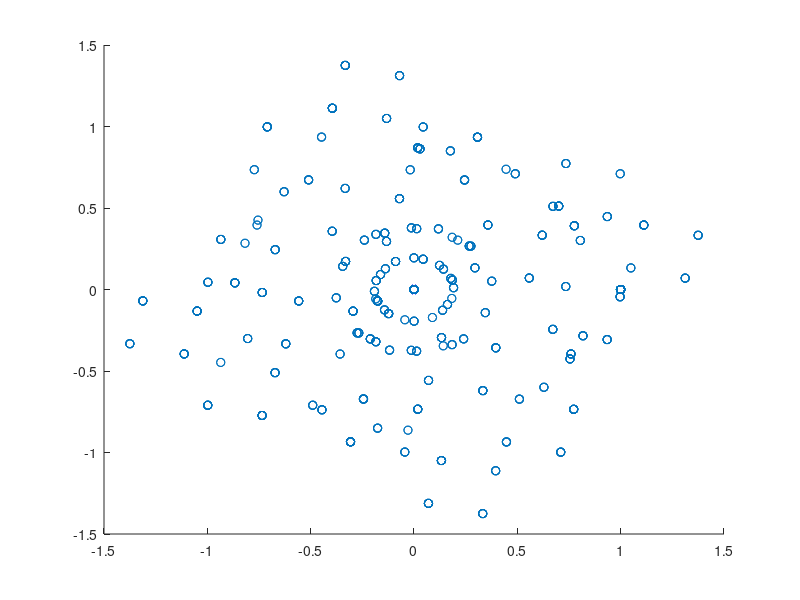
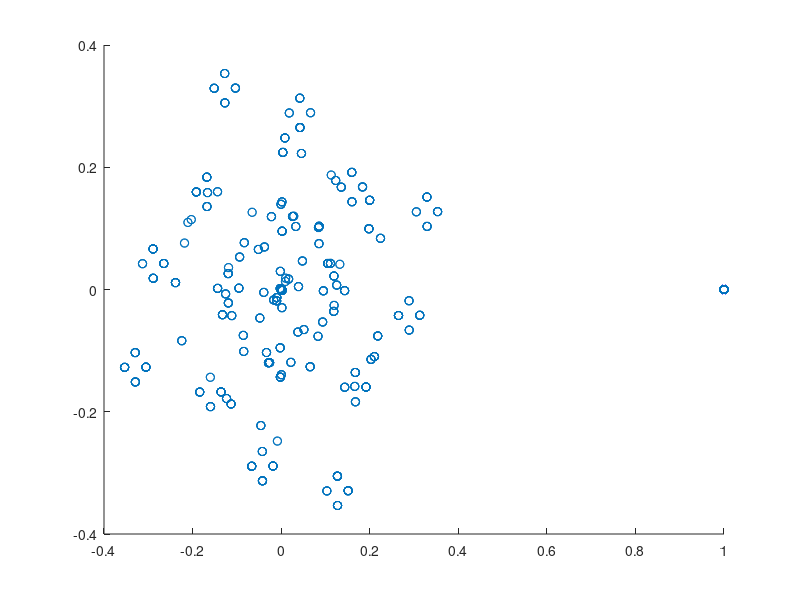

MATLAB code to generate these figures, in order:
% generate_super_frame
clear all
clc
close all
load v_stack
num_data_stream = 1;
num_ant_ap = 1;
num_valid_sc = 52;
const_num_sc = 64;
num_symbol_per_frame = 100;
const_num_frame = 10;
[num_block,M,N]=size(v_stack);
ng=num_valid_sc/num_block;
%%%%%%%%%%%%%%%%%%%%%%%%%%%%%%%%%%%%%%%%%%%%%%%%%%%%
% data parameters
%%%%%%%%%%%%%%%%%%%%%%%%%%%%%%%%%%%%%%%%%%%%%%%%%%%%
%%% STF 
STF_POS = [3  7  11  15  19  23  30  34  38  42  46  50];
STF_DAT_GRP = zeros(1, 52);    
STF_DAT_GRP(1,STF_POS) = sqrt(2)*[-1-1i  -1+1i  -1-1i  -1-1i  -1-1i  1-1i  -1-1i  -1-1i  1+1i  1-1i  1+1i  -1+1i];
%%% LTF
LTF_DAT_GRP = zeros(3, 52);
LTF_DAT_GRP(1,:) = [-1 1 -1 -1 -1 1 1 1 -1 -1 1 1 1 1 -1 1 -1 -1 -1 -1 1 1 -1 1 1 -1 1 -1 -1 -1 1 1 -1 -1 -1 -1 1 1 1 1 1 1 -1 -1 1 1 1 1 1 -1 -1 -1];
LTF_DAT_GRP(2,:) = [1 1 -1 -1 1 1 -1 -1 1 1 -1 -1 -1 1 -1 1 1 1 -1 -1 -1 -1 1 1 1 -1 1 1 1 -1 -1 -1 1 -1 1 -1 1 1 1 1 1 1 -1 -1 -1 -1 1 -1 -1 1 1 -1];
LTF_DAT_GRP(3,:) = [1 -1 -1 -1 -1 1 -1 -1 -1 1 1 -1 1 1 1 1 1 -1 -1 1 -1 -1 -1 -1 -1 1 -1 1 -1 -1 1 1 -1 -1 -1 1 1 -1 1 -1 1 -1 1 1 -1 -1 1 1 1 -1 1 -1];
%%%% pilot
POS_VALID_SC = [39:64 2:27];
POS_PAYLOAD_SC = [1:5 7:19 21:32 34:46 48:52];
POS_PILOT_SC = [6 20 33 47];
PILOT_DAT_GRP=ones(4,num_symbol_per_frame);
% %%%%%%%%%%%%%%%%%%%%%%%%%%%%%%%%%%%%%%%%%%%%%%%%%%%%
% % generate freq data of all users
% %%%%%%%%%%%%%%%%%%%%%%%%%%%%%%%%%%%%%%%%%%%%%%%%%%%%
freq_data_grp = zeros(N,num_valid_sc, num_symbol_per_frame);
for indx=1:N
    data_freq = zeros(num_valid_sc,num_symbol_per_frame);
    %stf_dat = STF_DAT_GRP(1,:);
    ltf_dat = LTF_DAT_GRP(indx,:);
    % data_freq(:,1) = stf_dat.';
    % data_freq(:,2) = stf_dat.';
    data_freq(:,2*(indx-1)+1) = ltf_dat.';
    data_freq(:,2*(indx-1)+2) = ltf_dat.';
    for jj = 7:num_symbol_per_frame
        data_freq(1:4,jj) = (1/sqrt(2))*(sign(randn(4,1))+1i*sign(randn(4,1)));
        % data_freq(POS_PILOT_SC,jj) = PILOT_DAT_GRP(:,jj);
    end
    freq_data_grp(indx,:,:)=data_freq;
end
 freq_dat1=squeeze(freq_data_grp(1,:,:));   
 freq_dat2=squeeze(freq_data_grp(2,:,:)); 
 freq_dat3=squeeze(freq_data_grp(3,:,:)); 
 
% %%%%%%%%%%%%%%%%%%%%%%%%%%%%%%%%%%%%%%%%%%%%%%%%%%%%
% % Superimposition at antenna 1
% %%%%%%%%%%%%%%%%%%%%%%%%%%%%%%%%%%%%%%%%%%%%%%%%%%%%
data_ant_1=zeros(num_valid_sc, num_symbol_per_frame);
for i=1:num_block
 data_ant_1((ng*(i-1)+1:ng*i),7:end)=squeeze(v_stack(i,1,1))*freq_dat1((ng*(i-1)+1:ng*i),7:end)+squeeze(v_stack(i,1,2))*freq_dat2((ng*(i-1)+1:ng*i),7:end)+squeeze(v_stack(i,1,3))*freq_dat3((ng*(i-1)+1:ng*i),7:end);
end
for i=1:num_block
data_ant_1((ng*(i-1)+1:ng*i),1:2)=freq_dat1((ng*(i-1)+1:ng*i),1:2)*squeeze(v_stack(i,1,1));
data_ant_1((ng*(i-1)+1:ng*i),3:4)=freq_dat2((ng*(i-1)+1:ng*i),3:4)*squeeze(v_stack(i,1,2));
data_ant_1((ng*(i-1)+1:ng*i),5:6)=freq_dat3((ng*(i-1)+1:ng*i),5:6)*squeeze(v_stack(i,1,3));
end
data_ant_1(POS_PILOT_SC,7:end)=PILOT_DAT_GRP(:,7:end);

% %%%%%%%%%%%%%%%%%%%%%%%%%%%%%%%%%%%%%%%%%%%%%%%%%%%%
% % Superimposition at antenna 2
% %%%%%%%%%%%%%%%%%%%%%%%%%%%%%%%%%%%%%%%%%%%%%%%%%%%%
data_ant_2=zeros(num_valid_sc, num_symbol_per_frame);
for i=1:num_block
 data_ant_2((ng*(i-1)+1:ng*i),7:end)=squeeze(v_stack(i,2,1))*freq_dat1((ng*(i-1)+1:ng*i),7:end)+squeeze(v_stack(i,2,2))*freq_dat2((ng*(i-1)+1:ng*i),7:end)+squeeze(v_stack(i,2,3))*freq_dat3((ng*(i-1)+1:ng*i),7:end);
end
for i=1:num_block
data_ant_2((ng*(i-1)+1:ng*i),1:2)=freq_dat1((ng*(i-1)+1:ng*i),1:2)*squeeze(v_stack(i,2,1));
data_ant_2((ng*(i-1)+1:ng*i),3:4)=freq_dat2((ng*(i-1)+1:ng*i),3:4)*squeeze(v_stack(i,2,2));
data_ant_2((ng*(i-1)+1:ng*i),5:6)=freq_dat3((ng*(i-1)+1:ng*i),5:6)*squeeze(v_stack(i,2,3));
end
% %%
data_ant_2(POS_PILOT_SC,7:end)=PILOT_DAT_GRP(:,7:end);
%%%%%%%%%%%%%%%%%%%%%%%%%%%%%%%%%%%%%%%%%%%%%%%%%%
% % Convert to time domain
% %%%%%%%%%%%%%%%%%%%%%%%%%%%%%%%%%%%%%%%%%%%%%%%%%%%%
     time_signal_grp = zeros(2, 80*num_symbol_per_frame);
     % antenna 1
     data_f_frm = zeros(const_num_sc, num_symbol_per_frame);
     data_f_frm(POS_VALID_SC,:) = data_ant_1;
     data_t_frm = ifft(data_f_frm)*sqrt(const_num_sc);
     data_s_frm = [data_t_frm(end-15:end,:); data_t_frm];
     data_s_frm = data_s_frm(:).';
     time_signal_grp(1,:) = data_s_frm;
     data1=data_ant_1(:).';
     % antenna 2
     data_f_frm = zeros(const_num_sc, num_symbol_per_frame);
     data_f_frm(POS_VALID_SC,:) = data_ant_2;
     data2=data_ant_2(:).';
     data_t_frm = ifft(data_f_frm)*sqrt(const_num_sc);
     data_s_frm = [data_t_frm(end-15:end,:); data_t_frm];
     data_s_frm = data_s_frm(:).';
     time_signal_grp(2,:) = data_s_frm;
     time_signal_grp = repmat(time_signal_grp, 1, const_num_frame);
     figure();
     scatter(real(data1),imag(data1),'ko');
     figure();
     scatter(real(data2),imag(data2),'ko');     
     
%%%%%%%%%%%%%%%%%%%%%%%%%%%%%%%%%%%%%%%%%%%%%%%%%%%%
% write to the file
%%%%%%%%%%%%%%%%%%%%%%%%%%%%%%%%%%%%%%%%%%%%%%%%%%%%
for indx=1:M
    fileID= fopen(['C:\Users\pedra\Desktop\NOMA_2X3\signals\super_tx_' num2str(indx) '.dat'], 'wb');       
    if (fileID < 0)
        disp('Error: fail to open files!');
        %pause;
    end
    data_tmp_c = time_signal_grp(indx,:);
    data_tmp_f = [real(data_tmp_c); imag(data_tmp_c)];
    data_tmp_f = data_tmp_f(:);
    fwrite(fileID,data_tmp_f,'float');
    fclose(fileID);
end